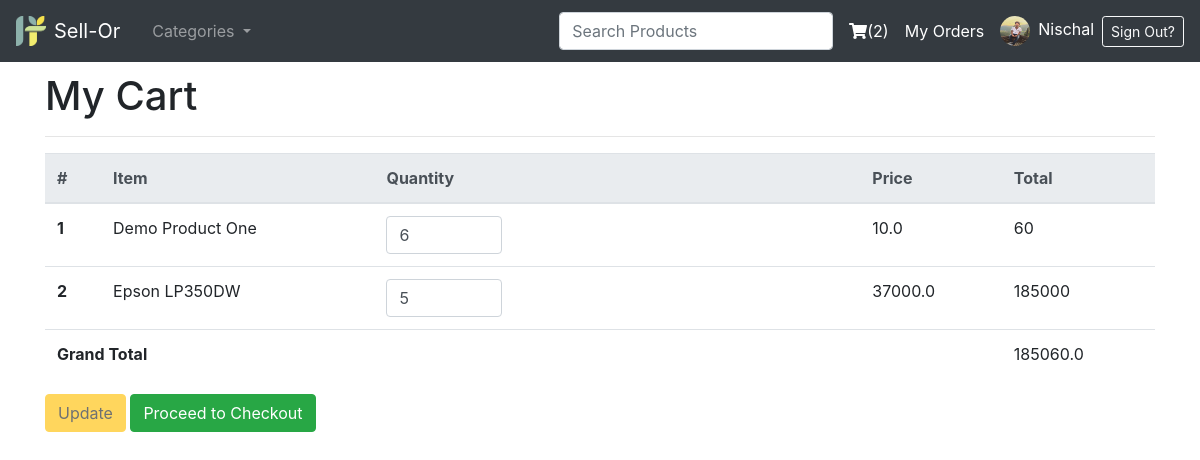
The page /cart/ (signed in) on the database as committed earlier.
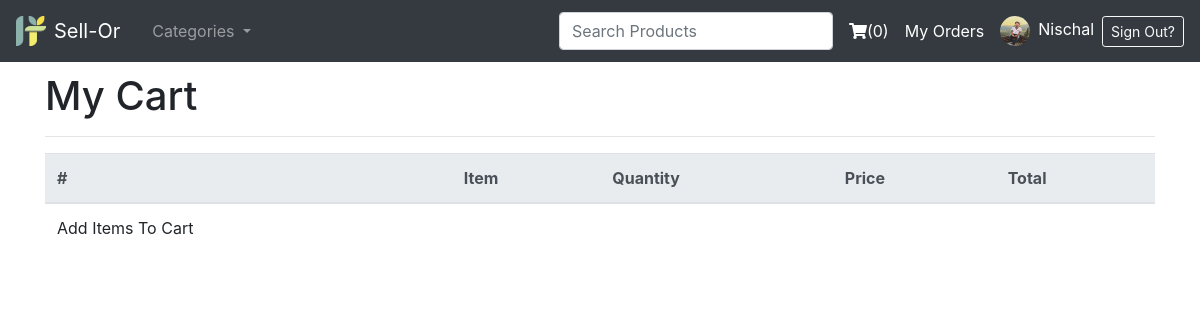
The same page on the database as committed later.
### main/models.py (models this page shows, shortened)
class OrderItem(models.Model) :
    user = models.ForeignKey("accounts.User",verbose_name=_("Orderer"),on_delete=models.CASCADE)
    ordered = models.BooleanField(_("Is Ordered?"))
    item = models.ForeignKey("inventory.Item", on_delete=models.CASCADE)
    quantity = models.IntegerField(default=1)

class Order(models.Model):
    user = models.ForeignKey("accounts.User", verbose_name=_("Orderer"), on_delete=models.CASCADE)
    items = models.ManyToManyField(OrderItem)
    ordered_date = models.DateTimeField(null=True, blank=True)
    status = models.CharField(max_length=20,choices=ORDER_STATUS,default='NO')
    class Meta:
        verbose_name = _("Order")
        verbose_name_plural = _("Orders")
        ordering = ['-ordered_date']
    @property
    def total_amount(self):
        return sum([i.quantity* i.item.selling_price for i in self.items.all()])

### inventory/models.py (models this page shows, shortened)
class Item(models.Model):
    name = models.CharField(_("Product Name"),max_length = 240, unique = True)
    brand = models.CharField(_("Product Brand"), max_length = 50, null=True, blank=True)
    category = models.ForeignKey("inventory.Category", verbose_name=_("category"), on_delete=models.CASCADE, related_name='categories')
    description = models.TextField(_("Product Description"))
    image = models.ImageField(_("Product Image"), upload_to="product_images", height_field=None, width_field=None, max_length=None, default = 'image-not-available.jpg')
    cost_price = models.FloatField(_("Latest Cost Price"), default=0)
    quantity = models.IntegerField(_("Available Quantity"), default=0)
    selling_price = models.FloatField(_("Current Selling Price"), default=0)
    about_seller = models.TextField(_("About Seller"))
    class Meta:
        ordering = ['name']

### main/views.py (the view)
# urls.py: path("cart/", cart, name="cart"),
@login_required
def cart(request):
    context = {}
    order = Order.objects.get_or_create(user=request.user, status='NO')[0]
    order_items = order.items.all()
    context['order'] = order
    context['order_items'] = order_items
    return render(request, 'client_side/cart.html', context)

### inventory/context_processors.py (called while the page is built)
def category(request):
    return {
        'categories': Category.objects.parents(),
        'cart_items': Order.objects.get_or_create(user=request.user, status='NO')[0].items.all().count() if request.user.is_authenticated else None,
        }

### inventory/models.py (called while the page is built)
    def parents(self):
        qs = super(CategoryManager, self).filter(parent = None)
        return qs

    def __str__(self):
        return str(self.name)

    def children(self):
        return Category.objects.filter(parent = self)

### templates/client_side/cart.html (shortened to what this page needs)
{% extends 'client_side_base.html' %}
{% block content %}
<h1>My Cart</h1><hr>
<table class="table">
  <thead class="thead-light">
    <tr>
      <th scope="col">#</th>
      <th scope="col">Item</th>
      <th scope="col">Quantity</th>
      <th scope="col">Price</th>
      <th scope="col">Total</th>
    </tr>
  </thead>
  <tbody>
{% if order_items|length > 0 %}
  {% for order_item in order_items %}
    <tr>
      <th scope="row">{{forloop.counter}}</th>
      <td>{{order_item.item.name}}</td>
      <td><input type="number" min='0' oninput="this.value = Math.abs(this.value)" value='{{order_item.quantity}}' class='item_qty form-control col-3' itemid='{{order_item.item.id}}'></td>
      <td class='price'>{{order_item.item.selling_price}}</td>
      <td class='total_price'>{% widthratio order_item.quantity 1 order_item.item.selling_price %}</td>
    </tr>
  {% endfor %}
    <tr>
    <td colspan='4'><strong>Grand Total</strong></td>
    <td colspan='1' id='grand_total'>{{order.total_amount}}</td>
    </tr>
  </tbody>
</table>
<button id='update_cart' disabled class='btn btn-warning'>Update</button>
<a href="{% url 'main:checkout-form' %}" id='proceed_to_checkout' class='btn btn-success'>Proceed to Checkout</a href='#'>
{% else %}
<tr><td>Add Items To Cart</td></tr>
{% endif %}
{% endblock content %}

### templates/partial/navbar.html (shortened to what this page needs)
<nav class="navbar navbar-expand-lg navbar-dark bg-dark fixed-top">
  <a class="navbar-brand js-scroll-trigger" href="/">
    <img src="/media/favicon.png" height='30' width='30' class="d-inline-block align-top"><span class='typewriter mx-2'>Sell-Or</span>
  </a>
  <div class="collapse navbar-collapse" id="navbarSupportedContent">
    <ul class="navbar-nav mr-auto">
      <li class="nav-item dropdown">
        <a class="nav-link dropdown-toggle" href="#" data-toggle="dropdown">  Categories  </a>
      </li>
    </ul>
    <form class="form-inline my-2 my-lg-0">
      <input class="form-control my-1 mr-sm-2" autocomplete='off' type='text' required='required' placeholder="Search Products" id='searchProductForm' name='q' data-toggle="popover" data-placement="bottom" value="{{ query }}" style="" data-original-title="" title="">
    </form>
      {% if user.is_authenticated %}
        <a class="text-white mx-2" href="{% url 'main:cart' %}" id="navbarDropdown" role="button" aria-haspopup="true" aria-expanded="false">
          <i class="fas fa-shopping-cart"></i>({{cart_items}})
        </a>
        <a class="text-white mx-2" href="{% url 'main:my-orders' %}" id="navbarDropdown" role="button" aria-haspopup="true" aria-expanded="false">
          My Orders
        </a>
        <a class="text-white mr-2" href="{% url 'profile' %}" id="navbarDropdown" role="button" aria-haspopup="true" aria-expanded="false">
          <img class='rounded-circle profile-img mx-2' src='{{ user.profile.dp.url }}' height=30px width=30px>{{ user.first_name }}
        </a>
        <a class="btn btn-sm btn-outline-light" href="{% url 'account_logout' %}">Sign Out?</a>
      {% else %}
        <a class="btn mr-1 mb-1 btn-sm btn-outline-success" href="{% url 'account_login' %}">Sign In</a>
        <a class="btn btn-sm mb-1 btn-warning" href="{% url 'account_signup' %}">Signup</a>
      {% endif %}
  </div>
</nav>

Rows that differ between the two databases and show on the page:
no longer on this page (row edited): OrderItem: item.name "Demo Product One", quantity "6", item.selling_price "10.0", quantity+item "60"
no longer on this page (row edited): OrderItem: item.name "Epson LP350DW", quantity "5", item.selling_price "37000.0", quantity+item "185000"
no longer on this page (row edited): Order: total_amount "185060.0"
Other text that changed with them:
{{ cart_items }}: "2" → "0"
text no longer shown: "Grand Total Update Proceed to Checkout"
text now shown: "Add Items To Cart"
